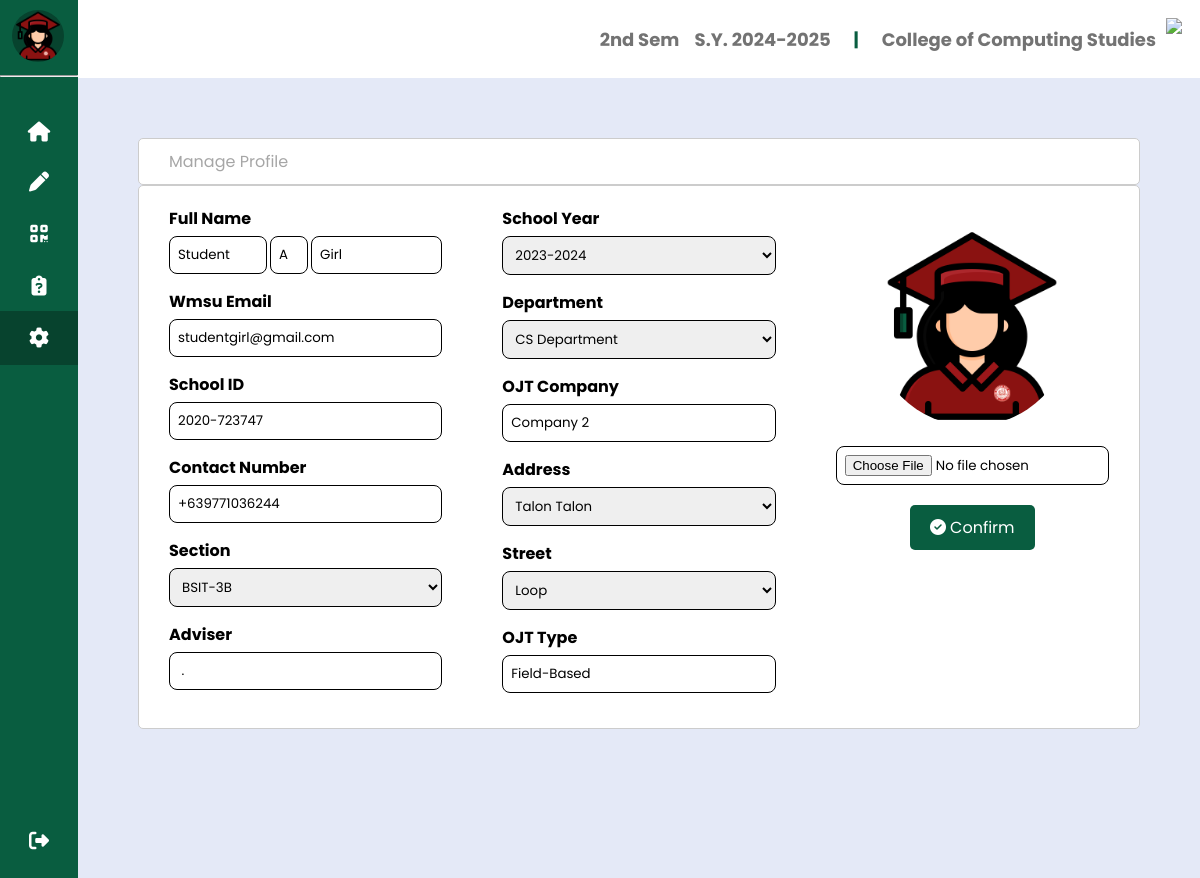
Page /student/setting.php (signed in) on the committed database.
### tables this page shows
CREATE TABLE `semester` (
  `id` int(11) NOT NULL,
  `type` enum('1st Sem','2nd Sem','Summer') NOT NULL
);

CREATE TABLE `student` (
  `student_id` int(11) NOT NULL,
  `wmsu_id` varchar(20) NOT NULL,
  `student_image` varchar(255) NOT NULL,
  `student_firstname` varchar(255) NOT NULL,
  `student_middle` varchar(255) NOT NULL,
  `student_lastname` varchar(255) NOT NULL,
  `student_email` varchar(255) NOT NULL,
  `student_password` varchar(255) NOT NULL,
  `contact_number` varchar(255) NOT NULL,
  `course_section` varchar(255) NOT NULL,
  `batch_year` varchar(255) NOT NULL,
  `department` varchar(255) NOT NULL,
  `company` varchar(255) NOT NULL,
  `adviser` varchar(255) NOT NULL,
  `student_address` varchar(255) NOT NULL,
  `generated_qr_code` varchar(255) NOT NULL,
  `verification_code` varchar(255) NOT NULL,
  `ojt_type` enum('Project-Based','Field-Based') NOT NULL,
  `street` varchar(255) DEFAULT NULL,
  `otp` varchar(15) DEFAULT NULL,
  `date_start` date DEFAULT NULL
);

CREATE TABLE `course_sections` (
  `id` int(11) NOT NULL,
  `course_section_name` varchar(255) NOT NULL,
  `adviser_id` int(11) NOT NULL
);

CREATE TABLE `departments` (
  `department_id` int(11) NOT NULL,
  `department_name` varchar(255) NOT NULL
);

CREATE TABLE `address` (
  `address_id` int(11) NOT NULL,
  `address_barangay` varchar(255) NOT NULL
);

CREATE TABLE `street` (
  `street_id` int(11) NOT NULL,
  `name` varchar(255) NOT NULL
);

### student/setting.php (the view, shortened to what this page needs)
<?php
require '../conn/connection.php';
$student_id = $_SESSION['user_id'];
$query = "
    SELECT student.*,
           adviser.adviser_firstname,
           adviser.adviser_middle,
           adviser.adviser_lastname,
           address.address_barangay,
           street.name
    FROM student
    LEFT JOIN adviser ON student.adviser = adviser.adviser_id
    LEFT JOIN address ON student.student_address = address.address_id
    LEFT JOIN street ON student.street = street.street_id
    WHERE student.student_id = ?
";
if ($stmt = $database->prepare($query)) {
    $stmt->bind_param("i", $student_id);
    $stmt->execute();
    $result = $stmt->get_result();
    if ($result->num_rows > 0) {
        $student = $result->fetch_assoc();
    }
}
$query = "SELECT * FROM address";
$barangays = [];
if ($result = $database->query($query)) {
    while ($row = $result->fetch_assoc()) {
        $barangays[] = $row;
    }
}
$query = "SELECT * FROM street";
$streets = [];
if ($result = $database->query($query)) {
    while ($row = $result->fetch_assoc()) {
        $streets[] = $row;
    }
}
$company_query = "SELECT company_id, company_name FROM company";
$companies = [];
if ($company_stmt = $database->prepare($company_query)) {
    $company_stmt->execute();
    $company_result = $company_stmt->get_result();
    while ($row = $company_result->fetch_assoc()) {
        $companies[] = $row;
    }
}
$department_query = "SELECT department_id, department_name FROM departments";
$departments_result = $database->query($department_query);
$departments = [];
if ($departments_result->num_rows > 0) {
    while ($row = $departments_result->fetch_assoc()) {
        $departments[] = $row;
    }
}
$course_section_query = "SELECT id, course_section_name FROM course_sections";
$course_sections_result = $database->query($course_section_query);
$course_sections = [];
if ($course_sections_result->num_rows > 0) {
    while ($row = $course_sections_result->fetch_assoc()) {
        $course_sections[] = $row;
    }
}
$qr_url = ($student['ojt_type'] === 'Project-Based') ? "qr-code_project_based.php" : "qr-code.php";
$currentSemester = "1st Sem";
$semesterQuery = "SELECT `type` FROM `semester` WHERE `id` = 1";
if ($result = $database->query($semesterQuery)) {
    if ($result->num_rows > 0) {
        $row = $result->fetch_assoc();
        $currentSemester = $row['type'];
    }
}
?>
<!DOCTYPE html>
<html lang="en">
<head>
    <link rel="stylesheet" href="https://cdnjs.cloudflare.com/ajax/libs/font-awesome/6.5.2/css/all.min.css">
    <link rel="stylesheet" href="../css/main.css">
    <link rel="stylesheet" href="../css/mobile.css">
</head>
<body>
    <div class="header">
        <div class="school-name">
            &nbsp;&nbsp;&nbsp;&nbsp;&nbsp;&nbsp;<?php echo $currentSemester; ?> &nbsp;&nbsp;&nbsp;
            <span id="sy-text"></span>
            &nbsp;&nbsp;&nbsp;&nbsp;&nbsp;&nbsp;<span style="color: #095d40;">|</span>
            &nbsp;&nbsp;&nbsp;&nbsp;&nbsp;&nbsp;College of Computing Studies
            <img src="../img/ccs.png">
        </div>
    </div>
    <div class="sidebar close">
        <div class="profile-details">
            <img src="../uploads/student/<?php echo !empty($student['student_image']) ? $student['student_image'] : 'user.png'; ?>"
                alt="logout Image" class="logout-img">
            <div style="margin-top: 10px;" class="profile-info">
                <br />
            </div>
        </div>
        <hr>
        <ul class="nav-links">
            <li>
                <a href="index.php">
                    <i class="fa-solid fa-house"></i>
                </a>
            </li>
            <li>
                <a href="journal.php">
                    <i class="fa-solid fa-pen"></i>
                </a>
            </li>
            <li>
                <a href="<?php echo $qr_url; ?>">
                    <i class="fa-solid fa-qrcode"></i>
                </a>
            </li>
            <?php if ($student['ojt_type'] !== 'Project-Based'): ?>
                <li>
                    <a href="dtr.php">
                        <i class="fa-solid fa-clipboard-question"></i>
                    </a>
                </li>
            <?php endif; ?>
            <li>
                <a href="setting.php" class="active">
                    <i class="fas fa-cog"></i>
                </a>
            </li>
            <li>
                <a onclick="openLogoutModal()">
                    <div class="logout-details">
                        <i class="fas fa-sign-out-alt right-icon"></i>
                    </div>
                </a>
            </li>
        </ul>
    </div>
    <section class="home-section">
        <div class="home-content">
        </div>
        <form style="" class="form-container">
            <div style="padding: 10px; margin-left: 20px;" class="form-section">
                <label style="color: #a6a6a6">Manage Profile</label>
            </div>
        </form>
        <form class="form-container" action="settings.php" method="POST" enctype="multipart/form-data">
            <div class="form-section">
                <div class="form-group-name">
                    <label for="wmsu-id">Full Name</label>
                    <div class="name-inputs">
                        <input class="firstname" type="text" id="student-firstname" name="student_firstname"
                            value="<?php echo $student['student_firstname']; ?>" required>
                        <input class="middle" type="text" id="student-middle" name="student_middle"
                            value="<?php echo $student['student_middle']; ?>">
                        <input class="lastname" type="text" id="student-lastname" name="student_lastname"
                            value="<?php echo $student['student_lastname']; ?>" required>
                    </div>
                </div>
                <div class="form-group">
                    <label for="wmsu-email">Wmsu Email</label>
                    <input type="text" id="student-email" name="student_email"
                        value="<?php echo $student['student_email']; ?>" required>
                </div>
                <div class="form-group">
                    <label for="wmsu-id">School ID</label>
                    <input type="text" id="wmsu-id" name="wmsu_id" value="<?php echo $student['wmsu_id']; ?>" required>
                </div>
                <div class="form-group">
                    <label for="contact">Contact Number</label>
                    <input type="text" id="contact" name="contact_number"
                        value="<?php echo $student['contact_number']; ?>" required maxlength="13"
                        oninput="limitInput(this)" required>
                </div>
                <div class="form-group">
                    <label for="course_section">Section</label>
                    <select id="course_section" name="course_section" onchange="fetchAdviser()" required>
                        <?php foreach ($course_sections as $course_section): ?>
                            <option value="<?php echo $course_section['id']; ?>" <?php if ($student['course_section'] == $course_section['id'])
                                   echo 'selected'; ?>>
                                <?php echo $course_section['course_section_name']; ?>
                            </option>
                        <?php endforeach; ?>
                    </select>
                </div>
                <div class="form-group">
                    <label for="adviser">Adviser</label>
                    <input type="text" id="adviser" name="adviser"
                        value="<?php echo $student['adviser_firstname'] . ' ' . $student['adviser_middle'] . '. ' . $student['adviser_lastname']; ?>"
                        readonly required>
                </div>
            </div>
            <div class="form-section">
                <div class="form-group">
                    <label for="batch-year">School Year</label>
                    <select id="batch-year" name="batch_year" required>
                        <?php
                        $currentYear = date('Y');
                        $startYear = $currentYear - 2;
                        $endYear = $currentYear + 3;
                        for ($year = $startYear; $year <= $endYear; $year++) {
                            $batchYear = $year . '-' . ($year + 1);
                            if ($student['batch_year'] == $batchYear) {
                                echo "<option value=\"$batchYear\" selected>$batchYear</option>";
                                continue;
                            }
                        }
                        ?>
                    </select>
                </div>
                <div class="form-group">
                    <label for="department">Department</label>
                    <select id="department" name="department" required>
                        <?php foreach ($departments as $department): ?>
                            <option value="<?php echo $department['department_id']; ?>" <?php if ($student['department'] == $department['department_id'])
                                   echo 'selected'; ?>>
                                <?php echo $department['department_name']; ?>
                            </option>
                        <?php endforeach; ?>
                    </select>
                </div>
                <div class="form-group">
                    <label for="company">OJT Company</label>
                    <input type="text" id="company_name" name="company_name" value="<?php
                    $company_map = array_column($companies, 'company_name', 'company_id');
                    echo isset($company_map[$student['company']]) && !empty($student['company'])
                        ? $company_map[$student['company']]
                        : 'No Company Yet';
                    ?>" readonly>
                </div>
                <div class="form-group">
                    <label for="address">Address</label>
                    <select id="address" name="address" required class="form-control">
                        <?php foreach ($barangays as $barangay): ?>
                            <option value="<?php echo $barangay['address_id']; ?>" <?php echo ($student['student_address'] == $barangay['address_id']) ? 'selected' : ''; ?>>
                                <?php echo htmlspecialchars($barangay['address_barangay']); ?>
                            </option>
                        <?php endforeach; ?>
                    </select>
                </div>
                <div class="form-group">
                    <label for="street">Street</label>
                    <select id="street" name="street" required class="form-control">
                        <option disabled>Select Street</option><?php foreach ($streets as $street): ?>
                            <option value="<?php echo $street['street_id']; ?>" <?php echo ($student['street'] == $street['street_id']) ? 'selected' : ''; ?>>
                                <?php echo htmlspecialchars($street['name']); ?>
                            </option>
                        <?php endforeach; ?>
                    </select>
                </div>
                <div class="form-group">
                    <label for="wmsu-id">OJT Type</label>
                    <input type="text" id="wmsu-id" name="wmsu_id" value="<?php echo $student['ojt_type']; ?>" readonly>
                </div>
            </div>
            <div class="form-section">
                <div class="image-preview" id="image-preview">
                    <img style="" id="preview-image"
                        src="../uploads/student/<?php echo !empty($student['student_image']) ? $student['student_image'] : 'user.png'; ?>"
                        alt="Preview Image">
                </div>
                <div class="form-group">
                    <input type="file" id="student-image" name="student_image" accept="image/*">
                </div>
                <button type="submit" class="btn-confirm"><i style="margin-right: 4px;"
                        class="fa-solid fa-circle-check"></i>Confirm</button>
            </div>
        </form>
    </section>
</body>
</html>

### rows in the picture
semester: type "2nd Sem"
student: student_image (picture), student_firstname "Student", student_middle "A", student_lastname "Girl", student_email "studentgirl@gmail.com", wmsu_id "2020-723747", contact_number "+639771036244", course_section "BSIT-3B", batch_year "2023-2024", department "CS Department", company_name "Company 2", address "Talon Talon", street "Loop", wmsu_id "Field-Based"
